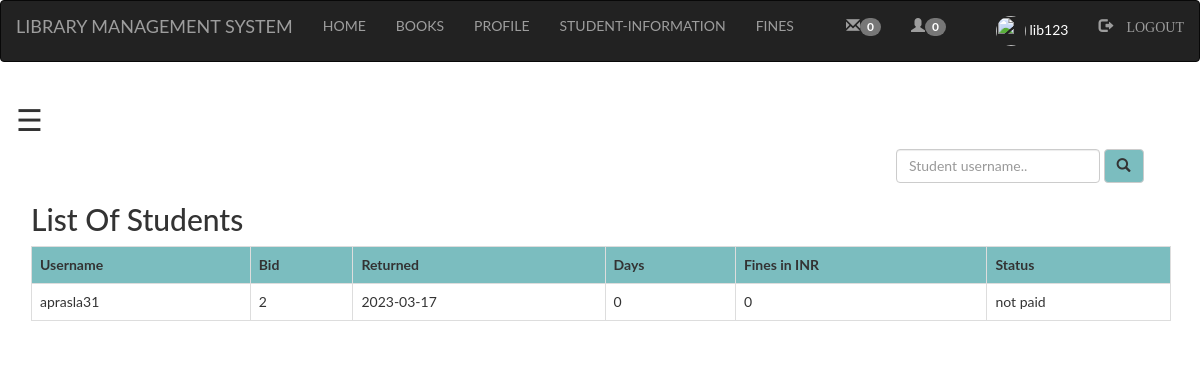
Screenshot of /Admin/fine.php (signed in) with the database file from the repository.
### tables this page shows
CREATE TABLE `fine` (
  `username` varchar(100) NOT NULL,
  `bid` int(100) NOT NULL,
  `returned` varchar(100) NOT NULL,
  `day` int(50) NOT NULL,
  `fine` double NOT NULL,
  `status` varchar(100) NOT NULL
);

### Admin/fine.php (the view, shortened to what this page needs)
<?php
  include "navbar.php";
?>
<!DOCTYPE html>
<html>
<head>
	<link rel="stylesheet" href="https://maxcdn.bootstrapcdn.com/bootstrap/3.3.7/css/bootstrap.min.css">
</head>
<body>
<div id="main">
  <span style="font-size:30px;cursor:pointer" onclick="openNav()">&#9776;</span>
<div class="container">
	<div class="srch">
		<form class="navbar-form" method="post" name="form1">
				<input class="form-control" type="text" name="search" placeholder="Student username.." required="">
				<button style="background-color: #6db6b9e6;" type="submit" name="submit" class="btn btn-default">
					<span class="glyphicon glyphicon-search"></span>
				</button>
		</form>
	</div>
	<h2>List Of Students</h2>
	<?php
		if(isset($_POST['submit']))
		{
			$q=mysqli_query($db,"SELECT * FROM `fine` where username like '%$_POST[search]%' ");
			if(mysqli_num_rows($q)==0)
			{
				echo "Sorry! No student found with that username. Try searching again.";
			}
			else
			{
		echo "<table class='table table-bordered table-hover' >";
			echo "<tr style='background-color: #6db6b9e6;'>";
				echo "<th>"; echo " Username ";	echo "</th>";
				echo "<th>"; echo " Bid ";  echo "</th>";
				echo "<th>"; echo " Returned ";  echo "</th>";
				echo "<th>"; echo " Days ";  echo "</th>";
				echo "<th>"; echo " Fines in $ ";  echo "</th>";
				echo "<th>"; echo " Status ";  echo "</th>";
			echo "</tr>";
			while($row=mysqli_fetch_assoc($q))
			{
				echo "<tr>";
				echo "<td>"; echo $row['username']; echo "</td>";
				echo "<td>"; echo $row['bid']; echo "</td>";
				echo "<td>"; echo $row['returned']; echo "</td>";
				echo "<td>"; echo $row['day']; echo "</td>";
				echo "<td>"; echo $row['fine']; echo "</td>";
				echo "<td>"; echo $row['status']; echo "</td>";
				echo "</tr>";
			}
		echo "</table>";
			}
		}
		else
		{
	$res=mysqli_query($db,"SELECT * FROM `fine`;");
		echo "<table class='table table-bordered table-hover' >";
			echo "<tr style='background-color: #6db6b9e6;'>";
				echo "<th>"; echo " Username ";	echo "</th>";
				echo "<th>"; echo " Bid ";  echo "</th>";
				echo "<th>"; echo " Returned ";  echo "</th>";
				echo "<th>"; echo " Days ";  echo "</th>";
				echo "<th>"; echo " Fines in INR ";  echo "</th>";
				echo "<th>"; echo " Status ";  echo "</th>";
			echo "</tr>";
			while($row=mysqli_fetch_assoc($res))
			{
				echo "<tr>";
				echo "<td>"; echo $row['username']; echo "</td>";
				echo "<td>"; echo $row['bid']; echo "</td>";
				echo "<td>"; echo $row['returned']; echo "</td>";
				echo "<td>"; echo $row['day']; echo "</td>";
				echo "<td>"; echo $row['fine']; echo "</td>";
				echo "<td>"; echo $row['status']; echo "</td>";
				echo "</tr>";
			}
		echo "</table>";
		}
	?>
</div>
</body>
</html>

### Admin/style.css (style rules this page uses)
html, body, div, span, object, iframe, h1, h2, h3, h4, h5, h6, p, blockquote, pre, abbr, address, cite, code, del, dfn, em, img, ins, kbd, q, samp, small, strong, sub, sup, var, b, i, dl, dt, dd, ol, ul, li, fieldset, form, label, legend, table, caption, tbody, tfoot, thead, tr, th, td, article, aside, canvas, details, figcaption, figure, footer, header, hgroup, menu, nav, section, summary, time, mark, audio, video { margin:0; padding:; border:0; outline:0; font-size:100%; vertical-align:baseline; background:transparent; }
body { line-height:1; }
table { border-collapse:collapse; border-spacing:0; }
input, select { vertical-align:middle; }
input { height: 25px; width: 300px; }

### Admin/fine.php (style rules this page uses)
.srch { padding-left: 850px; }
body { font-family: "Lato", sans-serif; transition: background-color .5s; }
#main { transition: margin-left .5s; padding: 16px; }

### rows the page displays
fine: username "aprasla31", bid "2", returned "2023-03-17", day "0", fine "0", status "not paid"

### other values shown
$a['total'] "0"
$_SESSION['login_user'] "lib123"
